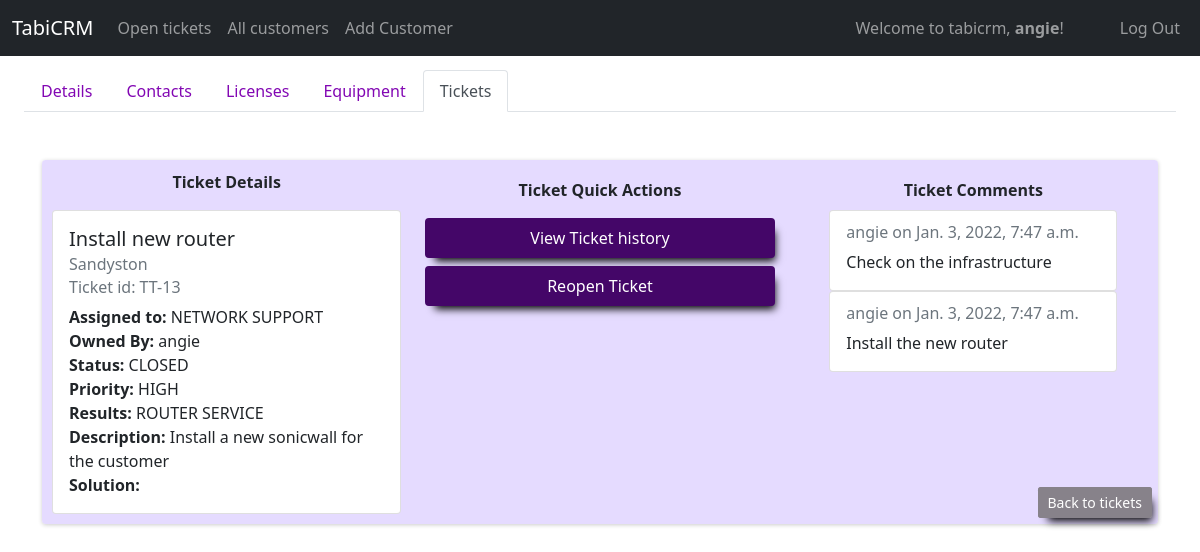
Screenshot of /view_single_ticket/13 (signed in) with the database file from the repository.
### tabicrm/models.py (models this page shows, shortened)
class User(AbstractUser):
    id = models.AutoField(primary_key=True)
    role = models.CharField(max_length=64)
    title = models.CharField(max_length=64, null=True, blank=True)
    department = models.CharField(max_length=64, null=True, blank=True)
    extension = models.CharField(max_length=64, null=True, blank=True)
    cellphone = models.CharField(max_length=64, null=True, blank=True)
    street = models.CharField(max_length=64, null=True, blank=True)
    city = models.CharField(max_length=64, null=True, blank=True)
    state = models.CharField(max_length=64, null=True, blank=True)
    zip = models.CharField(max_length=64, null=True, blank=True)
    country = models.CharField(max_length=64, null=True, blank=True)

class Ticket(models.Model):
    OPEN='OPEN'
    IN_PROGRESS='IN PROGRESS'
    WAITING_ON_CUSTOMER = 'WAITING ON CUSTOMER'
    CLOSED = 'CLOSED'
    LOW = 'LOW'
    NORMAL = 'NORMAL'
    HIGH = 'HIGH'
    URGENT = 'URGENT'
    SOLVED_ON_PHONE = 'SOLVED ON PHONE'
    SERVER_SERVICE = 'SERVER SERVICE'
    ROUTER_SERVICE = 'ROUTER SERVICE'
    CONTRACT_SERVICE = 'CONTRACT SERVICE'
    NON_CONTRACT_SERVICE = 'NON-CONTRACT SERVICE'
    NETWORK_SUPPORT_TEAM = "NETWORK SUPPORT"
    SOFTWARE_SUPPORT_TEAM = "SOFTWARE SUPPORT"
    SERVER_SUPPORT_TEAM = "SERVER SUPPORT"
    HARDWARE_SUPPORT_TEAM = "HARDWARE SUPPORT"
    SALES_TEAM = "SALES"
    DEVELOPMENT_TEAM = "DEVELOPMENT"
    STATUS_CHOICES = [
        (OPEN, 'OPEN'),
        (IN_PROGRESS, 'IN PROGRESS'),
        (WAITING_ON_CUSTOMER, 'WAITING ON CUSTOMER'),
        (CLOSED, 'CLOSED')
    ]
    PRIORITY_CHOICES = [
        (LOW, 'LOW'),
        (NORMAL, 'NORMAL'),
        (HIGH, 'HIGH'),
        (URGENT, 'URGENT')
    ]
    RESULTS_CHOICES = [
        (SOLVED_ON_PHONE, 'SOLVED ON PHONE'),
        (SERVER_SERVICE, 'SERVER SERVICE'),
        (ROUTER_SERVICE, 'ROUTER SERVICE'),
        (CONTRACT_SERVICE, 'CONTRACT SERVICE'),
        (NON_CONTRACT_SERVICE, 'NON-CONTRACT SERVICE')
    ]
    TEAM_CHOICES = [
        (NETWORK_SUPPORT_TEAM, "NETWORK SUPPORT"),
        (SOFTWARE_SUPPORT_TEAM, "SOFTWARE SUPPORT"),
        (SERVER_SUPPORT_TEAM, "SERVER SUPPORT"),
        (HARDWARE_SUPPORT_TEAM, "HARDWARE SUPPORT"),
        (SALES_TEAM, "SALES"),
        (DEVELOPMENT_TEAM, "DEVELOPMENT")
    ]
    id = models.AutoField(primary_key=True)
    customer = models.ForeignKey(Customer, on_delete=CASCADE, related_name="customer_ticket")
    assigned_to = models.CharField(max_length=255, choices=TEAM_CHOICES, default=SOFTWARE_SUPPORT_TEAM)
    owned_by = models.ForeignKey(User, on_delete=SET_NULL, related_name="ticket_ownedby", blank=True, null=True)
    title = models.CharField(max_length=255)
    status =  models.CharField(max_length=255, choices=STATUS_CHOICES, default=OPEN)
    priority = models.CharField(max_length=255, choices=PRIORITY_CHOICES, default=NORMAL)
    results = models.CharField(max_length=255, choices=RESULTS_CHOICES, default=SOLVED_ON_PHONE)
    description = models.TextField(blank=True, null=True)
    solution = models.TextField(blank=True, null=True)
    added_by = models.ForeignKey(User, on_delete=SET_NULL, related_name="ticket_addedby", blank=True, null=True)
    updated_by = models.ForeignKey(User, on_delete=SET_NULL, related_name="ticket_updatedon", blank=True, null=True)
    created_on = models.DateTimeField(auto_now_add=True)
    updated_on = models.DateTimeField(auto_now=True)

class Customer(models.Model):
    id = models.AutoField(primary_key=True)
    name = models.CharField(max_length=255)
    primary_phone = models.CharField(max_length=255)
    fax =  models.CharField(max_length=255, null=True, blank=True)
    secondary_phone =  models.CharField(max_length=64, null=True, blank=True)
    website = models.CharField(max_length=255, null=True, blank=True)
    notes = models.TextField(null=True, blank=True)
    billing_address_one = models.CharField(max_length=255, null=True, blank=True)
    billing_address_two = models.CharField(max_length=255, null=True, blank=True)
    billing_address_city = models.CharField(max_length=255, null=True, blank=True)
    billing_address_state = models.CharField(max_length=255, null=True, blank=True)
    billing_address_zip = models.CharField(max_length=255, null=True, blank=True)
    billing_address_country = models.CharField(max_length=255, null=True, blank=True)
    shipping_address_one = models.CharField(max_length=255, null=True, blank=True)
    shipping_address_two = models.CharField(max_length=255, null=True, blank=True)
    shipping_address_city = models.CharField(max_length=255, null=True, blank=True)
    shipping_address_state = models.CharField(max_length=255, null=True, blank=True)
    shipping_address_zip = models.CharField(max_length=255, null=True, blank=True)
    shipping_address_country = models.CharField(max_length=255, null=True, blank=True)
    added_by = models.ForeignKey(User, on_delete=SET_NULL, related_name="customer_addedby", blank=True, null=True)
    updated_by = models.ForeignKey(User, on_delete=SET_NULL, related_name="customer_updatedon", blank=True, null=True)
    created_on = models.DateTimeField(auto_now_add=True)
    updated_on = models.DateTimeField(auto_now=True)

class TicketComment(models.Model):
    id = models.AutoField(primary_key=True)
    comment = models.TextField(blank=True, null=True)
    ticket = models.ForeignKey(Ticket, on_delete=CASCADE, related_name="ticket_comment", blank=True, null=True)
    added_by = models.ForeignKey(User, on_delete=SET_NULL, related_name="ticket_comment_addedby", blank=True, null=True)
    updated_by = models.ForeignKey(User, on_delete=SET_NULL, related_name="ticket_comment_updatedon", blank=True, null=True)
    created_on = models.DateTimeField(auto_now_add=True)
    updated_on = models.DateTimeField(auto_now=True)

### tabicrm/views/ticket.py (the view)
# urls.py: path("view_single_ticket/<int:ticketId>", views.view_single_ticket, name="view_single_ticket"),
@login_required
def view_single_ticket(request, ticketId):
    if request.method == "GET":
        ticket = Ticket.objects.get(id = ticketId)
        customer = ticket.customer
        ticketComments = TicketComment.objects.filter(ticket = ticket)
        ticketHistory = TicketHistory.objects.filter(ticket = ticket)
        commentForm = forms.NewTicketCommentForm()
        ticketForm = forms.NewTicketForm(initial={
            'assigned_to': ticket.assigned_to,
            'status': ticket.status,
            'priority': ticket.priority,
            'results': ticket.results,
            'title':ticket.title,
            'description': ticket.description,
            'solution': ticket.solution
        })
        return render(request,"tabicrm/full_forms/full_edit_ticket.html", {
            "ticket": ticket,
            'customer': customer,
            'ticketComments': ticketComments,
            'ticketHistory': ticketHistory,
            'cust_tickets': True,
            'commentForm':commentForm,
            'editTicketForm': ticketForm })

### tabicrm/templates/tabicrm/full_forms/full_edit_ticket.html (shortened to what this page needs)
{% extends "tabicrm/layout.html" %}
{% load static %}
{% load humanize %}
{% block body %}
<div class="container-fluid mt-2">
    {% include 'tabicrm/partials/customer_nav.html' %}
    <div class="container">
        <div class="form-background mb-5 mt-5">
            <div class="row">
                <div class="col-12 col-lg-4">
                    <p class="text-center"><strong>Ticket Details</strong></p>
                    <div class="card">
                        <div class="card-body">
                            <h5 class="card-title">{{ticket.title}}</h5>
                            <h6 class="card-subtitle mb-2 text-muted">{{customer.name}}</h6>
                            <h6 class="card-subtitle mb-2 text-muted">Ticket id: TT-{{ticket.id}}</h6>
                            <p class="card-text">
                                <strong>Assigned to:</strong> {{ticket.assigned_to}}<br />
                                <strong>Owned By:</strong> {% if ticket.owned_by%} {{ticket.owned_by}}{% endif %}<br />
                                <strong>Status:</strong> {{ticket.status}}<br />
                                <strong>Priority:</strong> {{ticket.priority}}<br />
                                <strong>Results:</strong> {{ticket.results}}<br />
                                <strong>Description:</strong> {{ticket.description}}<br />
                                <strong>Solution:</strong> {{ticket.solution}}<br />
                            </p>
                        </div>
                    </div>
                </div>
                <div class="col-12 col-lg-4">
                    <p class="text-center mt-2"><strong>Ticket Quick Actions</strong></p>
                    <div class="d-grid gap-2">
                        <button class="btn btn-logo " onclick="openHistoryModal()">View Ticket history</button>
                        {% if ticket.status == 'CLOSED' %}
                        <a href="{% url 'ticket_actions' ticket.id 'reopen' %}" class="btn btn-logo ">Reopen Ticket</a>
                        {% endif%}
                    </div>
                </div>
                <div class="col-12 col-lg-4">
                    <div class="mt-2">
                        <div class="text-center mb-2"><strong>Ticket Comments</strong></div>
                        {% if ticketComments %}
                        {% for comment in ticketComments %}
                        <div class="card" style="width: 18rem;">
                            <div class="card-body">
                                <h6 class="card-subtitle mb-2 text-muted">{{comment.added_by}} on {{ticket.updated_on}}
                                </h6>
                                <p class="card-text">
                                    {{comment.comment}}
                                </p>
                            </div>
                        </div>
                        {% endfor %}
                        {% endif%}
                    </div>
                </div>
                <div class="position-relative">
                    <div class="position-absolute bottom-0 end-0 me-2"><a href="/display_tickets/{{customer.id}}"
                            class="btn-sm btn-silver ms-2">Back to tickets</a></div>
                </div>
            </div>
        </div>
    </div>
    {% endblock %}

### tabicrm/templates/tabicrm/layout.html (shortened to what this page needs)
{% load static %}
<!DOCTYPE html>
<html lang="en">
<head>
    <link href="https://cdn.jsdelivr.net/npm/bootstrap@5.1.3/dist/css/bootstrap.min.css" rel="stylesheet"
>
    <link rel="stylesheet"
        href="https://maxst.icons8.com/vue-static/landings/line-awesome/line-awesome/1.3.0/css/line-awesome.min.css">
    <link href="{% static 'tabicrm/styles.css' %}" rel="stylesheet">
    <link rel="stylesheet" href="https://cdn.datatables.net/1.11.3/css/jquery.dataTables.min.css">
</head>
<body>
    <nav class="navbar navbar-expand-xl navbar-dark bg-dark mb-5 fixed-top">
        <div class="container-fluid">
            <a class="navbar-brand" href="{% url 'index' %}">TabiCRM</a>
            <div class="collapse navbar-collapse" id="navbarText">
                <ul class="navbar-nav me-auto mb-2 mb-lg-0">
                    {% if user.is_authenticated %}
                    <li class="nav-item">
                        <a class="nav-link {% if navopen_tickets %}active{% endif %}" href="{% url 'index' %}">Open
                            tickets</a>
                    </li>
                    <li class="nav-item">
                        <a class="nav-link {% if navall_customers %}active{% endif %}"
                            href="{% url 'all_customers' %}">All customers</a>
                    </li>
                    <li class="nav-item">
                        <a class="nav-link {% if navadd_customer %}active{% endif %}"
                            href="{% url 'add_customer' %}">Add Customer</a>
                    </li>
                    {% endif %}
                </ul>
                <span class="navbar-text me-5">
                    {% if user.is_authenticated %}
                    Welcome to tabicrm, <strong>{{ user.username }}</strong>!
                    {% endif %}
                </span>
                <ul class="navbar-nav  mb-2 mb-lg-0">
                    {% if user.is_authenticated %}
                    <li class="nav-item">
                        <a class="nav-link" href="{% url 'logout' %}">Log Out</a>
                    </li>
                    {% else %}
                    <li class="nav-item">
                        <a class="nav-link {% if navlogin %}active{% endif %}" href="{% url 'login' %}">Log In</a>
                    </li>
                    {% endif %}
                </ul>
            </div>
        </div>
    </nav>
    <div class="container-fluid">
        {% block body %}
        {% endblock %}
    </div>
</body>
</html>

### tabicrm/static/tabicrm/styles.css (style rules this page uses)
a { text-decoration: none; }
body { margin-top: 70px; }
.card { margin-left: auto; margin-right: auto; max-width: 30rem; }
.form-background { background-color: rgba(207, 189, 255, 0.548); padding: 10px; border-radius: 4px; box-shadow: 0 1px 4px rgba(0, 0, 0, 0.2); }
.btn-logo { border: 2px solid rgb(68, 6, 104); color: white; background-color: rgb(68, 6, 104); box-shadow: 5px 8px 8px -5px #000000; }
.btn-silver { border: 2px solid rgb(135, 130, 138); color: white; background-color: rgb(135, 130, 138); box-shadow: 5px 8px 8px -5px #000000; }

### rows the page displays
User: username "angie"
Ticket: title "Install new router", id "13", assigned_to "NETWORK SUPPORT", owned_by "angie", status "CLOSED", priority "HIGH", results "ROUTER SERVICE", description "Install a new sonicwall for the customer", updated_on "Jan. 3, 2022, 7:47 a.m."
Customer: name "Sandyston"
TicketComment: added_by "angie", comment "Check on the infrastructure"
TicketComment: added_by "angie", comment "Install the new router"
